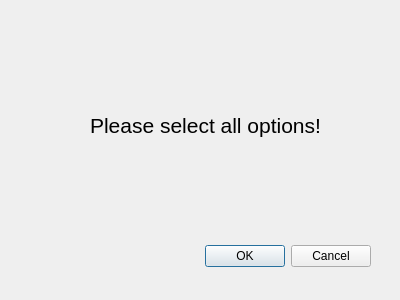
<?xml version="1.0" encoding="UTF-8"?>
<ui version="4.0">
 <class>Dialog</class>
 <widget class="QDialog" name="Dialog">
  <property name="geometry">
   <rect>
    <x>0</x>
    <y>0</y>
    <width>400</width>
    <height>300</height>
   </rect>
  </property>
  <property name="windowTitle">
   <string>Dialog</string>
  </property>
  <widget class="QDialogButtonBox" name="buttonBox">
   <property name="geometry">
    <rect>
     <x>30</x>
     <y>240</y>
     <width>341</width>
     <height>32</height>
    </rect>
   </property>
   <property name="orientation">
    <enum>Qt::Horizontal</enum>
   </property>
   <property name="standardButtons">
    <set>QDialogButtonBox::Cancel|QDialogButtonBox::Ok</set>
   </property>
  </widget>
  <widget class="QLabel" name="label">
   <property name="geometry">
    <rect>
     <x>90</x>
     <y>60</y>
     <width>231</width>
     <height>131</height>
    </rect>
   </property>
   <property name="font">
    <font>
     <pointsize>16</pointsize>
    </font>
   </property>
   <property name="text">
    <string>Please select all options!</string>
   </property>
  </widget>
 </widget>
 <resources/>
 <connections>
  <connection>
   <sender>buttonBox</sender>
   <signal>accepted()</signal>
   <receiver>Dialog</receiver>
   <slot>accept()</slot>
   <hints>
    <hint type="sourcelabel">
     <x>248</x>
     <y>254</y>
    </hint>
    <hint type="destinationlabel">
     <x>157</x>
     <y>274</y>
    </hint>
   </hints>
  </connection>
  <connection>
   <sender>buttonBox</sender>
   <signal>rejected()</signal>
   <receiver>Dialog</receiver>
   <slot>reject()</slot>
   <hints>
    <hint type="sourcelabel">
     <x>316</x>
     <y>260</y>
    </hint>
    <hint type="destinationlabel">
     <x>286</x>
     <y>274</y>
    </hint>
   </hints>
  </connection>
 </connections>
</ui>
